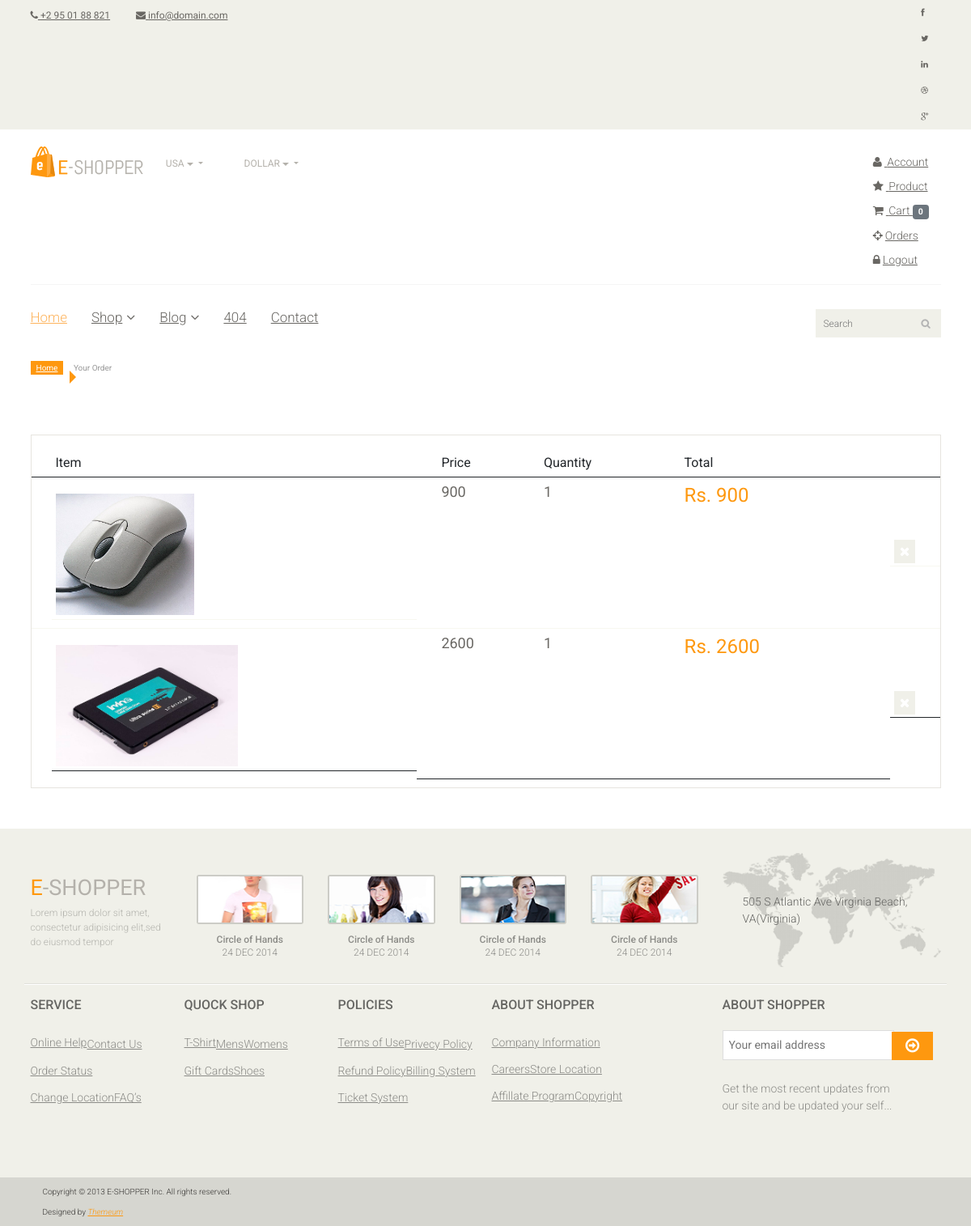
/order/ (signed in), run on the app's committed database.
### shopping/models.py (models this page shows, shortened)
class Order(models.Model):
    image = models.ImageField(upload_to='ecommerce/order/image')
    product = models.CharField(max_length=1000,default='')
    user = models.ForeignKey(User,on_delete=models.CASCADE,null=False,default='')
    quantity = models.CharField(max_length=5)
    price = models.IntegerField()
    address = models.TextField()
    phone = models.CharField(max_length=10)
    pincode = models.CharField(max_length=10)
    date = models.DateField(default=datetime.datetime.today)
    total = models.CharField(max_length=1000,default='')
    email = models.EmailField(max_length=100,null=False,default='')

### e_shop/views.py (the view)
# urls.py: path('order/',views.your_order,name="order"),
def your_order(request):
    uid = request.session.get('_auth_user_id')
    user = User.objects.get(pk=uid)
    order = Order.objects.filter(user = user)
    context = {
        'order':order
    }
    return render(request, 'order.html',context)

### templates/order.html (shortened to what this page needs)
{% extends 'master.html' %}
{% block body %}
<section id="cart_items">
		<div class="container">
			<div class="breadcrumbs">
				<ol class="breadcrumb">
				  <li><a href="#">Home</a></li>
				  <li class="active">Your Order</li>
				</ol>
			</div>
			<div class="table-responsive cart_info">
				<table class="table table-condensed">
					<thead>
						<tr class="cart_menu">
							<td class="image">Item</td>
							<td class="description"></td>
							<td class="price">Price</td>
							<td class="quantity">Quantity</td>
							<td class="total">Total</td>
							<td></td>
						</tr>
					</thead>
					<tbody>
					{% for i in order %}
						<tr>
							<td class="cart_product">
								<a href=""><img src="{{i.image}}" alt="" height="150"></a>
							</td>
							<td class="cart_description">
							</td>
							<td class="cart_price">
								<p>{{i.price}}</p>
							</td>
							<td class="cart_price">
								<div class="cart_quantity_button">
									<p>{{i.quantity}}</p>
								</div>
							</td>
							<td class="cart_total">
								<p class="cart_total_price">Rs. {{i.total}}</p>
							</td>
							<td class="cart_delete">
								<a class="cart_quantity_delete" href=""><i class="fa fa-times"></i></a>
							</td>
						</tr>
					{% endfor %}
					</tbody>
				</table>
			</div>
		</div>
	</section>
{% endblock %}

### static/css/main.css (style rules this page uses)
body { font-family: 'Roboto', sans-serif; background:; position: relative; font-weight:400px; }
a { -webkit-transition: 300ms; -moz-transition: 300ms; -o-transition: 300ms; transition: 300ms; }
.breadcrumbs { position: relative; }
.breadcrumbs .breadcrumb { background:transparent; margin-bottom: 75px; padding-left: 0; }
.breadcrumbs .breadcrumb li a { background:#FE980F; color: #FFFFFF; padding: 3px 7px; }
.breadcrumbs .breadcrumb li a:after { content:""; height:auto; width: auto; border-width: 8px; border-style: solid; border-color:transparent transparent transparent #FE980F; position: absolute; top: 11px; left:48px; }
.breadcrumbs .breadcrumb > li + li:before { content: " "; }
#cart_items .cart_info { border: 1px solid #E6E4DF; margin-bottom: 50px }
#cart_items .cart_info .cart_menu { background: #FE980F; color: #fff; font-size: 16px; font-family: 'Roboto', sans-serif; font-weight: normal; }
#cart_items .cart_info .table.table-condensed thead tr { height: 51px; }
#cart_items .cart_info .table.table-condensed tr { border-bottom: 1px solid#F7F7F0 }
#cart_items .cart_info .table.table-condensed tr:last-child { border-bottom: 0 }
.cart_info table tr td { border-top: 0 none; vertical-align: inherit; }
#cart_items .cart_info .image { padding-left: 30px; }
#cart_items .cart_info .cart_price p { color:#696763; font-size: 18px }
#cart_items .cart_info .cart_total_price { color: #FE980F; font-size: 24px; }
.cart_product { display: block; margin: 15px -70px 10px 25px; }
.cart_delete { display: block; margin-right: -12px; overflow: hidden; }
.cart_delete a { background:#F0F0E9; color: #FFFFFF; padding: 5px 7px; font-size: 16px }

### data on the page
Order: image (picture), price "900", quantity "1", total "900"
Order: image (picture), price "2600", quantity "1", total "2600"

### other printed values
{{ request.session.cart|length }} "0"
